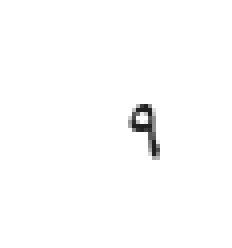
#> input picture nine.jpg, 58 x 62 px, found by its file name (shown 4 times larger)
$ jupyter execute --allow-errors Cifri.ipynb   (shell and % lines are left out)
#> lines starting #> are read from the running program, lines starting #| are printed output that depends on the picture; after the words box and inside, x2 and y2 are one past the last pixel; in counts of white or black regions, pixels touching at a corner belong together
<a href="https://colab.research.google.com/github/UrukHan/Numbers/blob/main/Cifri.ipynb" target="_parent"></a>

[cell 1]
import numpy as np
import argparse
import imutils
import json
import inspect
import matplotlib.pyplot as plt

[cell 2]
import numpy as np
import os
import cv2
import pickle
import matplotlib.pyplot as plt

[cell 3]
"""nullC = []
numbers = {}"""

[cell 4]
"""cifr = cv2.imread('/content/9-18.jpg')
gCifr = cv2.cvtColor(cifr, cv2.COLOR_BGR2GRAY)
nineC.append(gCifr)
plt.imshow(gCifr)
plt.show()"""

#> (a cell that did not finish here is left out)

[cell 6]
"""with open("numbers.pkl", "wb") as f:
  pickle.dump(numbers, f)"""

#> (a cell that did not finish here is left out)

[cell 8]
nine = cv2.imread('/content/nine.jpg')
#> nine is the input picture: shape (62, 58, 3); mean B, G, R 252.7, 252.7, 252.7
nine = cv2.cvtColor(nine, cv2.COLOR_BGR2GRAY)
#> nine: shape (62, 58)
ret, nine = cv2.threshold(nine, 127, 255, cv2.THRESH_BINARY)
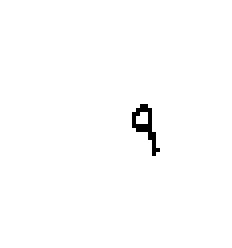
#> nine: shape (62, 58) (shown 4 times larger); 99.1% white; black in thin lines or dots, all inside (x1, y1, x2, y2) = (33, 26, 40, 39)
plt.imshow(nine, cmap = 'gray', interpolation = 'bicubic')
plt.show()

[cell 9]
maximum = 0
#> (the rest of this cell did not finish here and is left out)

[cell 10]
nums = cv2.imread('/content/nums.jpg')
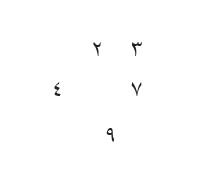
#> input picture nums.jpg, 206 x 177 px, found by its file name
#> nums is the input picture: shape (177, 206, 3); mean B, G, R 253.9, 253.9, 253.9
nums = cv2.cvtColor(nums, cv2.COLOR_BGR2GRAY)
#> nums: shape (177, 206)
ret, nums = cv2.threshold(nums, 127, 255, cv2.THRESH_BINARY)
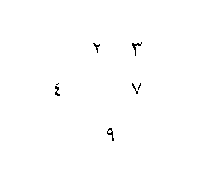
#> nums: shape (177, 206); 99.6% white; black in thin lines or dots, all inside (x1, y1, x2, y2) = (55, 42, 142, 141)
plt.imshow(nums, cmap = 'gray', interpolation = 'bicubic')
plt.show()
